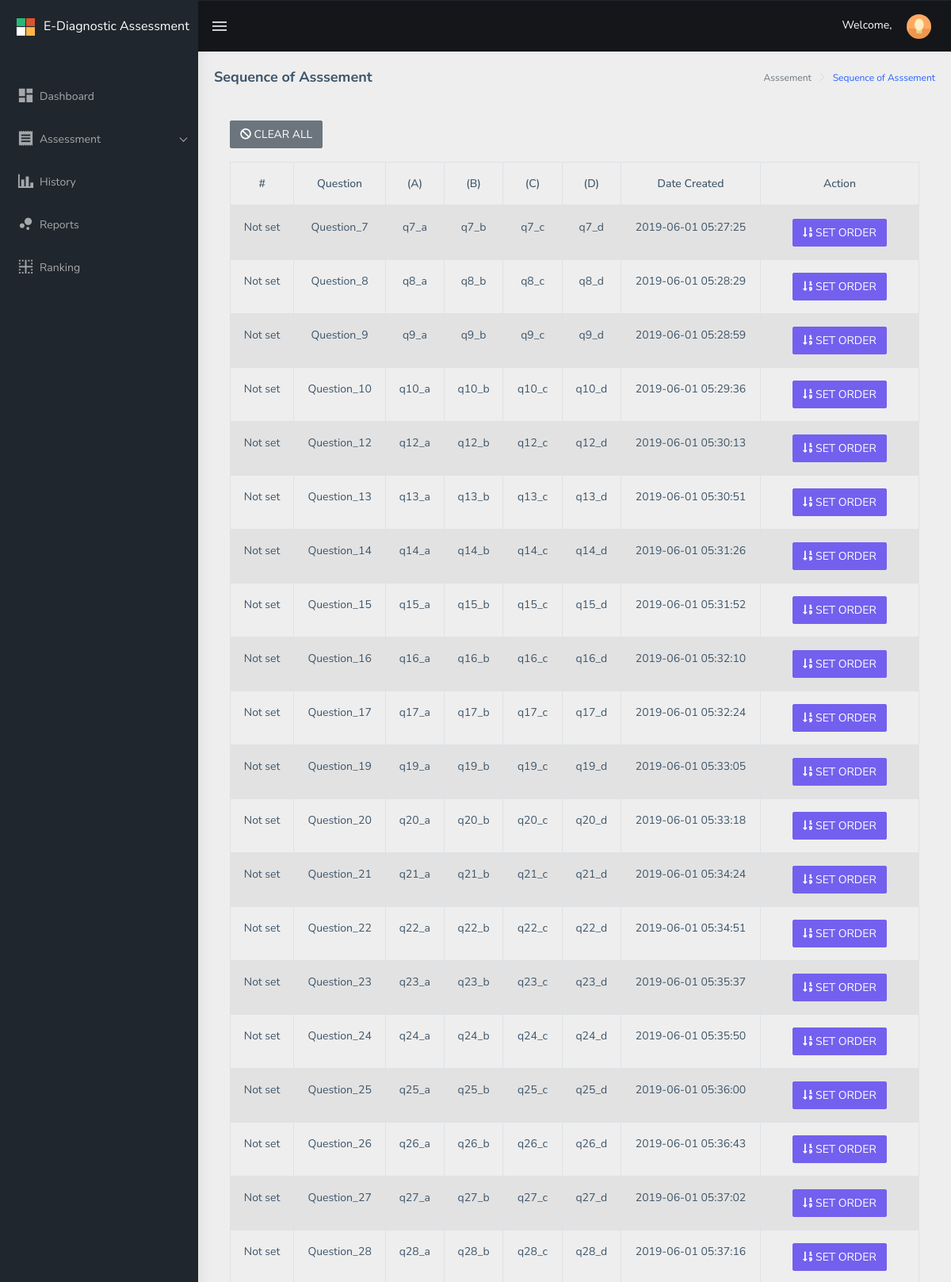
The page /tmp/x.php (upper part) on the database its author committed.
### tables this page shows
CREATE TABLE `drxassessment_assessment` (
  `drxassessment_id` int(11) NOT NULL,
  `drxassessment_question1` text NOT NULL,
  `drxassessment_answer` text NOT NULL,
  `drxassessment_domain` text NOT NULL,
  `drxassessment_q1_answer_1` text NOT NULL,
  `drxassessment_q1_answer_2` text NOT NULL,
  `drxassessment_q1_answer_3` text NOT NULL,
  `drxassessment_q1_answer_4` text NOT NULL,
  `drxassessment_order` int(11) NOT NULL,
  `drxassessment_order_value` text NOT NULL,
  `drxassessment_status` int(1) NOT NULL,
  `drxassessment_created_at` datetime NOT NULL,
  `drxassessment_updated_at` datetime NOT NULL
);

### tmp/x.php (the view, shortened to what this page needs)
<?php
include("../../../../config/common/asdasf9z09x0c90zx90123.php");
if (!empty($_SESSION['drxassessmentname'])) {
    $drxassessmentname = $_SESSION['drxassessmentname'];
} else {
    $drxassessmentname = "";
}
?>
<!DOCTYPE html>
<html dir="ltr" lang="en">
<head>
    <link href="../../../assets/libs/flot/css/float-chart.css" rel="stylesheet">
    <link href="../../../dist/css/style.min.css" rel="stylesheet">
    <link href="../../../assets/libs/datatables.net-bs4/css/dataTables.bootstrap4.css" rel="stylesheet">
</head>
<body>
    <div id="main-wrapper">
        <header class="topbar" data-navbarbg="skin5">
            <nav class="navbar top-navbar navbar-expand-md navbar-dark">
                <div class="navbar-header" data-logobg="skin5">
                    <a class="navbar-brand" href="../../../main/teacher">
                        <b class="logo-icon p-l-10">
                            <img src="../../../assets/images/logo-icon.png" alt="homepage" class="light-logo" />
                        </b>
                        <span class="logo-text">
                             <span style="font-size: 16px;">E-Diagnostic Assessment</span>
                        </span>
                    </a>
                </div>
                <div class="navbar-collapse collapse" id="navbarSupportedContent" data-navbarbg="skin5">
                    <ul class="navbar-nav float-left mr-auto">
                        <li class="nav-item d-none d-md-block"><a class="nav-link sidebartoggler waves-effect waves-light" href="javascript:void(0)" data-sidebartype="mini-sidebar"><i class="mdi mdi-menu font-24"></i></a></li>
                    </ul>
                    <ul class="navbar-nav float-right">
                        <li class="nav-item dropdown">
                          <span style="color: #fff;">Welcome, <?php echo $drxassessmentname; ?></span>
                            <a class="nav-link dropdown-toggle text-muted waves-effect waves-dark pro-pic" href="" data-toggle="dropdown" aria-haspopup="true" aria-expanded="false"><img src="../../../assets/images/users/1.jpg" alt="user" class="rounded-circle" width="31"></a>
                        </li>
                    </ul>
                </div>
            </nav>
        </header>
        <aside class="left-sidebar" data-sidebarbg="skin5">
            <div class="scroll-sidebar">
                <nav class="sidebar-nav">
                    <ul id="sidebarnav" class="p-t-30">
                        <li class="sidebar-item"> <a class=" sidebar-link waves-effect waves-dark sidebar-link" href="../../../main/teacher/" aria-expanded="false"><i class="mdi mdi-view-dashboard"></i><span class="hide-menu">Dashboard</span></a></li>
                        <li class="active sidebar-item"> <a class="sidebar-link has-arrow waves-effect waves-dark" href="javascript:void(0)" aria-expanded="false"><i class="mdi mdi-receipt"></i><span class="hide-menu">Assessment </span></a>
                        </li>
                        <li class="sidebar-item"> <a class="sidebar-link waves-effect waves-dark sidebar-link" href="#" aria-expanded="false"><i class="mdi mdi-chart-bar"></i><span class="hide-menu">History</span></a></li>
                        <li class="sidebar-item"> <a class="sidebar-link waves-effect waves-dark sidebar-link" href="#" aria-expanded="false"><i class="mdi mdi-chart-bubble"></i><span class="hide-menu">Reports</span></a></li>
                        <li class="sidebar-item"> <a class="sidebar-link waves-effect waves-dark sidebar-link" href="#" aria-expanded="false"><i class="mdi mdi-border-inside"></i><span class="hide-menu">Ranking</span></a></li>
                    </ul>
                </nav>
            </div>
        </aside>
        <div class="page-wrapper">
             <div class="page-breadcrumb">
                <div class="row">
                    <div class="col-12 d-flex no-block align-items-center">
                        <h4 class="page-title">Sequence of Asssement</h4>
                        <div class="ml-auto text-right">
                            <nav aria-label="breadcrumb">
                                <ol class="breadcrumb">
                                    <li class="breadcrumb-item active" aria-current="page">Asssement</li>
                                    <li class="breadcrumb-item active" aria-current="page"><a href="../sequence/">Sequence of Asssement</a></li>
                                </ol>
                            </nav>
                        </div>
                    </div>
                </div>
            </div>
            <div class="container-fluid">
							<div class="card-body">
                <button type="submit" data-toggle="modal" data-target="#clearAssessmentModal" onclick="clearAllOrder();" name="drx_submit_btn" class="btn btn-secondary btn-mg" style="margin-bottom: 2%;"><i class="fas fa-ban"></i> CLEAR ALL</button>
									<div class="table-responsive">
											<table id="zero_config" class="table table-striped table-bordered">
													<thead>
															<tr>
																	<th class="text-center">#</th>
																	<th class="text-center">Question</th>
																	<th class="text-center">(A)</th>
																	<th class="text-center">(B)</th>
																	<th class="text-center">(C)</th>
																	<th class="text-center">(D)</th>
																	<th class="text-center">Date Created</th>
																	<th class="text-center">Action</th>
															</tr>
													</thead>
													<tbody>
														<?php
	                          $connection->setAttribute(PDO::ATTR_ERRMODE, PDO::ERRMODE_EXCEPTION);
	                          $result = $connection->prepare("SELECT * FROM drxassessment_assessment ORDER BY drxassessment_order ASC");
	                          $result->execute();
	                              while ($row = $result->fetch(PDO::FETCH_ASSOC)) {
	                                     $drxassessment_id = $row['drxassessment_id'];
	                                     $drxassessment_question1 = $row['drxassessment_question1'];
																			 $drxassessment_q1_answer_1 = $row['drxassessment_q1_answer_1'];
	                                     $drxassessment_q1_answer_2 = $row['drxassessment_q1_answer_2'];
	                                     $drxassessment_q1_answer_3 = $row['drxassessment_q1_answer_3'];
	                                     $drxassessment_q1_answer_4 = $row['drxassessment_q1_answer_4'];
	                                     $drxassessment_created_at = $row['drxassessment_created_at'];
                                       $drxassessmentordervalue = $row['drxassessment_order_value'];
	                                     $drxassessmentstatus = $row['drxassessment_status'];
	                          ?>
															<tr>
																<td class="text-center">
                                  <?php
                                    if(empty($drxassessmentordervalue)) {
                                        echo "Not set";
                                    } else {
                                        echo $drxassessmentordervalue;
                                    }
                                  ?>
                                </td>
																<td class="text-center"><?php echo $drxassessment_question1; ?></td>
																<td class="text-center"><?php echo $drxassessment_q1_answer_1; ?></td>
																<td class="text-center"><?php echo $drxassessment_q1_answer_2; ?></td>
																<td class="text-center"><?php echo $drxassessment_q1_answer_3; ?></td>
																<td class="text-center"><?php echo $drxassessment_q1_answer_4; ?></td>
																<td class="text-center"><?php echo $drxassessment_created_at; ?></td>
																<td class="text-center" style="width: 200px;">
                                <?php if ($drxassessmentstatus === '0') { ?>
                                  <button type="button" data-toggle="modal" data-target="#assessmentModal" class="btn btn-primary btn-mg"
                                  onclick="setAssessmentOrder('<?php echo $drxassessment_id ; ?>',
                                                              '<?php echo $drxassessment_question1 ; ?>',
                                                              '<?php echo $drxassessment_q1_answer_1 ; ?>',
                                                              '<?php echo $drxassessment_q1_answer_2 ; ?>',
                                                              '<?php echo $drxassessment_q1_answer_3 ; ?>',
                                                              '<?php echo $drxassessment_q1_answer_4 ; ?>');">
                                  <i class="fas fa-sort-numeric-down"></i> SET ORDER
                                  </button>
                                <?php } else if ($drxassessmentstatus === '1') { ?>
                                  <button type="button" class="btn btn-warning btn-mg" disabled>
                                  <i class="fas fa-sort-numeric-down"></i> ASSIGNED
                                  </button>
                                <?php } ?>
																</td>
															</tr>
														<?php } ?>
													</tbody>
											</table>
				</div>
      </div>
    </div>
    </div>
</body>
</html>

### rows shown on the page
drxassessment_assessment: drxassessment_question1 "Question_7", drxassessment_q1_answer_1 "q7_a", drxassessment_q1_answer_2 "q7_b", drxassessment_q1_answer_3 "q7_c", drxassessment_q1_answer_4 "q7_d", drxassessment_created_at "2019-06-01 05:27:25"
drxassessment_assessment: drxassessment_question1 "Question_8", drxassessment_q1_answer_1 "q8_a", drxassessment_q1_answer_2 "q8_b", drxassessment_q1_answer_3 "q8_c", drxassessment_q1_answer_4 "q8_d", drxassessment_created_at "2019-06-01 05:28:29"
drxassessment_assessment: drxassessment_question1 "Question_9", drxassessment_q1_answer_1 "q9_a", drxassessment_q1_answer_2 "q9_b", drxassessment_q1_answer_3 "q9_c", drxassessment_q1_answer_4 "q9_d", drxassessment_created_at "2019-06-01 05:28:59"
drxassessment_assessment: drxassessment_question1 "Question_10", drxassessment_q1_answer_1 "q10_a", drxassessment_q1_answer_2 "q10_b", drxassessment_q1_answer_3 "q10_c", drxassessment_q1_answer_4 "q10_d", drxassessment_created_at "2019-06-01 05:29:36"
drxassessment_assessment: drxassessment_question1 "Question_12", drxassessment_q1_answer_1 "q12_a", drxassessment_q1_answer_2 "q12_b", drxassessment_q1_answer_3 "q12_c", drxassessment_q1_answer_4 "q12_d", drxassessment_created_at "2019-06-01 05:30:13"
drxassessment_assessment: drxassessment_question1 "Question_13", drxassessment_q1_answer_1 "q13_a", drxassessment_q1_answer_2 "q13_b", drxassessment_q1_answer_3 "q13_c", drxassessment_q1_answer_4 "q13_d", drxassessment_created_at "2019-06-01 05:30:51"
drxassessment_assessment: drxassessment_question1 "Question_14", drxassessment_q1_answer_1 "q14_a", drxassessment_q1_answer_2 "q14_b", drxassessment_q1_answer_3 "q14_c", drxassessment_q1_answer_4 "q14_d", drxassessment_created_at "2019-06-01 05:31:26"
drxassessment_assessment: drxassessment_question1 "Question_15", drxassessment_q1_answer_1 "q15_a", drxassessment_q1_answer_2 "q15_b", drxassessment_q1_answer_3 "q15_c", drxassessment_q1_answer_4 "q15_d", drxassessment_created_at "2019-06-01 05:31:52"
drxassessment_assessment: drxassessment_question1 "Question_16", drxassessment_q1_answer_1 "q16_a", drxassessment_q1_answer_2 "q16_b", drxassessment_q1_answer_3 "q16_c", drxassessment_q1_answer_4 "q16_d", drxassessment_created_at "2019-06-01 05:32:10"
drxassessment_assessment: drxassessment_question1 "Question_17", drxassessment_q1_answer_1 "q17_a", drxassessment_q1_answer_2 "q17_b", drxassessment_q1_answer_3 "q17_c", drxassessment_q1_answer_4 "q17_d", drxassessment_created_at "2019-06-01 05:32:24"
drxassessment_assessment: drxassessment_question1 "Question_19", drxassessment_q1_answer_1 "q19_a", drxassessment_q1_answer_2 "q19_b", drxassessment_q1_answer_3 "q19_c", drxassessment_q1_answer_4 "q19_d", drxassessment_created_at "2019-06-01 05:33:05"
drxassessment_assessment: drxassessment_question1 "Question_20", drxassessment_q1_answer_1 "q20_a", drxassessment_q1_answer_2 "q20_b", drxassessment_q1_answer_3 "q20_c", drxassessment_q1_answer_4 "q20_d", drxassessment_created_at "2019-06-01 05:33:18"
drxassessment_assessment: drxassessment_question1 "Question_21", drxassessment_q1_answer_1 "q21_a", drxassessment_q1_answer_2 "q21_b", drxassessment_q1_answer_3 "q21_c", drxassessment_q1_answer_4 "q21_d", drxassessment_created_at "2019-06-01 05:34:24"
drxassessment_assessment: drxassessment_question1 "Question_22", drxassessment_q1_answer_1 "q22_a", drxassessment_q1_answer_2 "q22_b", drxassessment_q1_answer_3 "q22_c", drxassessment_q1_answer_4 "q22_d", drxassessment_created_at "2019-06-01 05:34:51"
drxassessment_assessment: drxassessment_question1 "Question_23", drxassessment_q1_answer_1 "q23_a", drxassessment_q1_answer_2 "q23_b", drxassessment_q1_answer_3 "q23_c", drxassessment_q1_answer_4 "q23_d", drxassessment_created_at "2019-06-01 05:35:37"
drxassessment_assessment: drxassessment_question1 "Question_24", drxassessment_q1_answer_1 "q24_a", drxassessment_q1_answer_2 "q24_b", drxassessment_q1_answer_3 "q24_c", drxassessment_q1_answer_4 "q24_d", drxassessment_created_at "2019-06-01 05:35:50"
drxassessment_assessment: drxassessment_question1 "Question_25", drxassessment_q1_answer_1 "q25_a", drxassessment_q1_answer_2 "q25_b", drxassessment_q1_answer_3 "q25_c", drxassessment_q1_answer_4 "q25_d", drxassessment_created_at "2019-06-01 05:36:00"
drxassessment_assessment: drxassessment_question1 "Question_26", drxassessment_q1_answer_1 "q26_a", drxassessment_q1_answer_2 "q26_b", drxassessment_q1_answer_3 "q26_c", drxassessment_q1_answer_4 "q26_d", drxassessment_created_at "2019-06-01 05:36:43"
drxassessment_assessment: drxassessment_question1 "Question_27", drxassessment_q1_answer_1 "q27_a", drxassessment_q1_answer_2 "q27_b", drxassessment_q1_answer_3 "q27_c", drxassessment_q1_answer_4 "q27_d", drxassessment_created_at "2019-06-01 05:37:02"
drxassessment_assessment: drxassessment_question1 "Question_28", drxassessment_q1_answer_1 "q28_a", drxassessment_q1_answer_2 "q28_b", drxassessment_q1_answer_3 "q28_c", drxassessment_q1_answer_4 "q28_d", drxassessment_created_at "2019-06-01 05:37:16"
